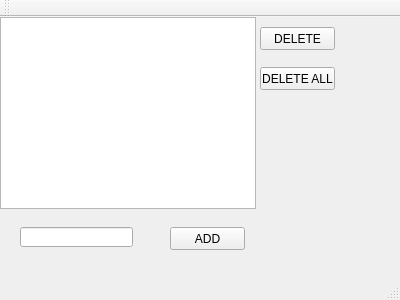
<?xml version="1.0" encoding="UTF-8"?>
<ui version="4.0">
 <class>MainWindow</class>
 <widget class="QMainWindow" name="MainWindow">
  <property name="geometry">
   <rect>
    <x>0</x>
    <y>0</y>
    <width>400</width>
    <height>300</height>
   </rect>
  </property>
  <property name="windowTitle">
   <string>MainWindow</string>
  </property>
  <widget class="QWidget" name="centralWidget">
   <widget class="QLineEdit" name="lineEdit">
    <property name="geometry">
     <rect>
      <x>20</x>
      <y>210</y>
      <width>113</width>
      <height>20</height>
     </rect>
    </property>
   </widget>
   <widget class="QPushButton" name="pushButtonAdd">
    <property name="geometry">
     <rect>
      <x>170</x>
      <y>210</y>
      <width>75</width>
      <height>23</height>
     </rect>
    </property>
    <property name="text">
     <string>ADD</string>
    </property>
   </widget>
   <widget class="QPushButton" name="pushButtonDelete">
    <property name="geometry">
     <rect>
      <x>260</x>
      <y>10</y>
      <width>75</width>
      <height>23</height>
     </rect>
    </property>
    <property name="text">
     <string>DELETE</string>
    </property>
   </widget>
   <widget class="QPushButton" name="pushButtonDeleteAll">
    <property name="geometry">
     <rect>
      <x>260</x>
      <y>50</y>
      <width>75</width>
      <height>23</height>
     </rect>
    </property>
    <property name="text">
     <string>DELETE ALL</string>
    </property>
   </widget>
   <widget class="QListWidget" name="listWidget">
    <property name="geometry">
     <rect>
      <x>0</x>
      <y>0</y>
      <width>256</width>
      <height>192</height>
     </rect>
    </property>
   </widget>
  </widget>
  <widget class="QMenuBar" name="menuBar">
   <property name="geometry">
    <rect>
     <x>0</x>
     <y>0</y>
     <width>400</width>
     <height>23</height>
    </rect>
   </property>
  </widget>
  <widget class="QToolBar" name="mainToolBar">
   <attribute name="toolBarArea">
    <enum>TopToolBarArea</enum>
   </attribute>
   <attribute name="toolBarBreak">
    <bool>false</bool>
   </attribute>
  </widget>
  <widget class="QStatusBar" name="statusBar"/>
 </widget>
 <layoutdefault spacing="6" margin="11"/>
 <resources/>
 <connections/>
</ui>
